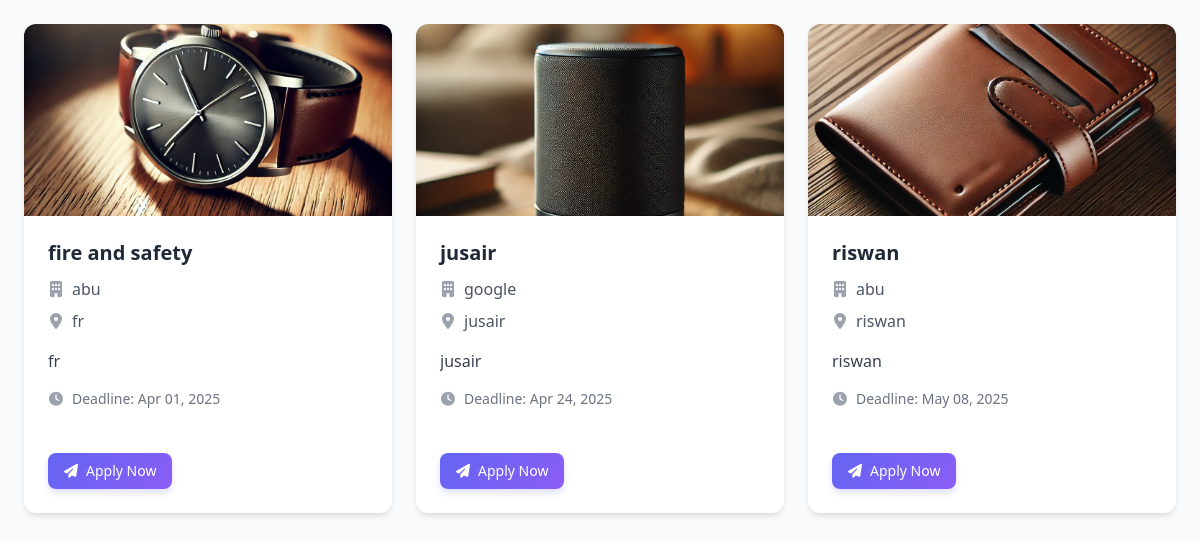
The page /jobs/joblist_userdashboard/ on the database as committed earlier.
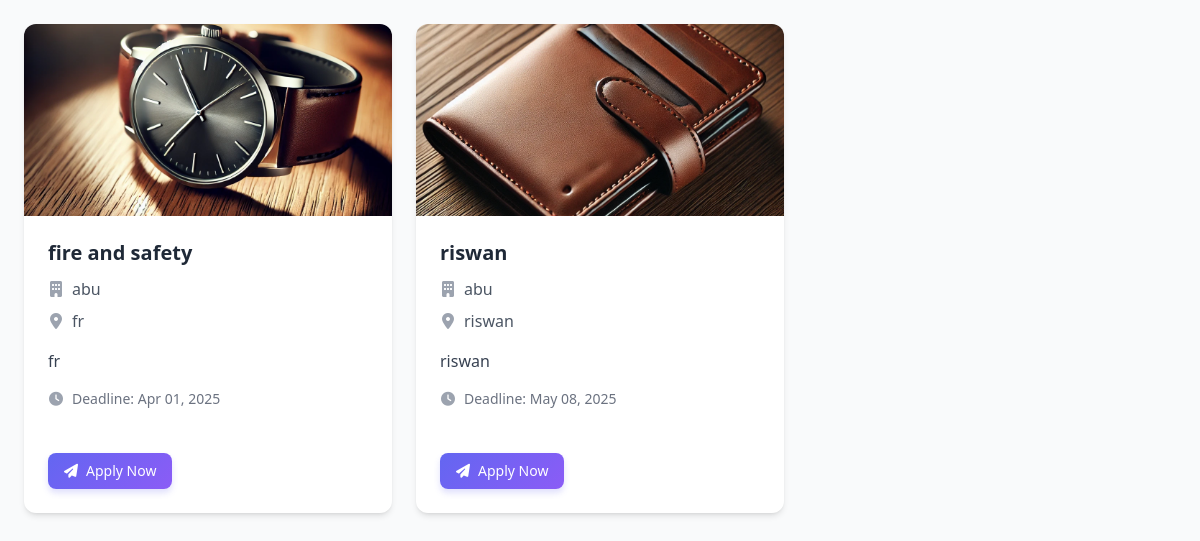
The same page on the database as committed later.
### jobs/models.py (models this page shows, shortened)
class JobPosting(models.Model):
    organization = models.ForeignKey(Organization, on_delete=models.CASCADE, related_name='job_postings')
    title = models.CharField(max_length=255)
    description = models.TextField()
    required_qualifications = models.TextField()
    required_skills = models.ManyToManyField(Skill, blank=True)  # Use the same Skill model
    location = models.CharField(max_length=100)
    posted_on = models.DateTimeField(auto_now_add=True)
    application_deadline = models.DateTimeField()
    job_post_image = models.ImageField(upload_to='job_images/', blank=True, null=True)
    posted_by = models.ForeignKey(User,on_delete=models.SET_NULL,null=True,related_name='posted_jobs')

### organizations/models.py (models this page shows, shortened)
class Organization(models.Model):
    user = models.OneToOneField(User, on_delete=models.CASCADE)
    name = models.CharField(max_length=255)
    description = models.TextField(blank=True, null=True)
    website = models.URLField()
    registration_number = models.CharField(max_length=100)
    profile_image = models.ImageField(upload_to='profile_images/', blank=True, null=True)
    banner_image = models.ImageField(upload_to='banner_images/', blank=True, null=True)
    created_at = models.DateTimeField(auto_now_add=True)  # ✅ Keep only auto_now_add
    updated_at = models.DateTimeField(auto_now=True)

### jobs/views.py (the view)
# urls.py: path('joblist_userdashboard/', views.joblist_userdashboard, name='joblist_userdashboard'),
def joblist_userdashboard(request):
    job_postings_all = JobPosting.objects.all().order_by('-posted_on')  # Ordering by latest job post
    return render(request, 'jobs/all_joblist_user.html', {'job_postings_all': job_postings_all})

### jobs/templates/jobs/all_joblist_user.html (shortened to what this page needs)
{% load user_filters %}
{% load static tailwind_tags %}
<!DOCTYPE html>
<html lang="en">
<head>
    {% tailwind_css %}
    <link href="https://cdnjs.cloudflare.com/ajax/libs/font-awesome/6.4.0/css/all.min.css" rel="stylesheet">
</head>
<body class="bg-gray-50 min-h-screen p-4 md:p-6 font-sans antialiased">
    <div class="grid grid-cols-1 md:grid-cols-2 lg:grid-cols-3 gap-6">
        {% for job in job_postings_all %}
        <div class="job-card bg-white rounded-xl shadow-md overflow-hidden h-full flex flex-col">
            {% if job.job_post_image %}
            <div class="h-48 overflow-hidden">
                <img class="w-full h-full object-cover job-image" src="{{ job.job_post_image.url }}" alt="{{ job.title }}">
            </div>
            {% endif %}
            <div class="p-6 flex-grow flex flex-col">
                <div class="flex justify-between items-start mb-3">
                    <h3 class="text-xl font-bold text-gray-800 leading-tight">{{ job.title }}</h3>
                </div>
                <div class="flex items-center text-gray-600 mb-2">
                    <i class="fas fa-building text-gray-400 mr-2 w-4 text-center"></i>
                    <span>{{ job.organization.name }}</span>
                </div>
                <div class="flex items-center text-gray-600 mb-4">
                    <i class="fas fa-map-marker-alt text-gray-400 mr-2 w-4 text-center"></i>
                    <span>{{ job.location }}</span>
                </div>
                <p class="text-gray-700 mb-4 line-clamp-3 flex-grow">{{ job.description }}</p>
                <div class="flex items-center text-sm text-gray-500 mb-4">
                    <i class="fas fa-clock text-gray-400 mr-2 w-4 text-center"></i>
                    <span>Deadline: <span class="font-medium">{{ job.application_deadline|date:"M d, Y" }}</span></span>
                </div>
                <div class="mt-auto pt-2">
                    <div class="flex flex-wrap items-center justify-between">
                        {% if job.id in applied_jobs %}
                            {% with status=applied_jobs|dictkey:job.id %}
                            <div class="flex items-center">
                                <span class="status-badge {% if status == 'PENDING' %}bg-yellow-100 text-yellow-800{% elif status == 'ACCEPTED' %}bg-green-100 text-green-800{% else %}bg-red-100 text-red-800{% endif %} text-xs font-medium px-3 py-1 rounded-full inline-flex items-center mr-3">
                                    {% if status == 'PENDING' %}
                                        <i class="fas fa-clock mr-1.5"></i>
                                    {% elif status == 'ACCEPTED' %}
                                        <i class="fas fa-check mr-1.5"></i>
                                    {% else %}
                                        <i class="fas fa-times mr-1.5"></i>
                                    {% endif %}
                                    {{ status }}
                                </span>
                                <a href="{% url 'job_application_detail' job.pk %}" class="text-sm font-medium text-indigo-600 hover:text-indigo-800 flex items-center">
                                    View Application <i class="fas fa-chevron-right ml-1.5 text-xs"></i>
                                </a>
                            </div>
                            {% endwith %}
                        {% else %}
                            <a href="{% url 'job_application_create' org_id=job.organization.id pk=job.pk %}" class="apply-btn px-4 py-2 text-white text-sm font-medium rounded-lg flex items-center mr-3">
                                <i class="fas fa-paper-plane mr-2"></i> Apply Now
                            </a>
                        {% endif %}
                    </div>
                </div>
            </div>
        </div>
        {% endfor %}
    </div>
</body>
</html>

Rows that differ between the two databases and show on the page:
removed JobPosting: job_post_image (picture), title "jusair", organization.name "google", location "jusair", description "jusair", application_deadline "Apr 24, 2025", shows "Apply Now"
